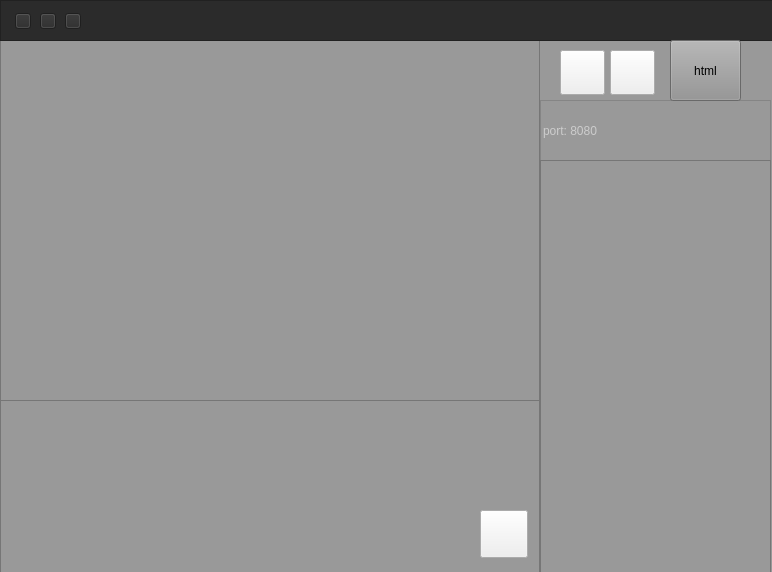
<?xml version="1.0" encoding="UTF-8"?>
<ui version="4.0">
 <class>Server</class>
 <widget class="QMainWindow" name="Server">
  <property name="geometry">
   <rect>
    <x>0</x>
    <y>0</y>
    <width>772</width>
    <height>572</height>
   </rect>
  </property>
  <property name="windowTitle">
   <string>Server</string>
  </property>
  <property name="styleSheet">
   <string notr="true">QMainWindow
{
	
	background-color: rgb(153, 153, 153);
}
#closeBt
{
	
	border-image: url(:/close.png);
}
#closeBt:hover
{
	
	border-image: url(:/close_hover.png);
}
#minBt
{
	
	border-image: url(:/min.png);
}
#minBt:hover
{
	
	border-image: url(:/min_hover.png);
}
#maxBt
{
	
	border-image: url(:/max.png);
}
#maxBt:hover
{
	
	border-image: url(:/max.png);
}
#sendmsgBt
{
border-image: url(:/send.png);
}
#sendmsgBt:hover
{

border-image: url(:/send_hover.png);
}
#connBt
{
border-image: url(:/RMS.png);
}
#connBt:hover
{
border-image: url(:/RMS_hover.png);
}
#stopBt
{
border-image: url(:/stop.png);
}
#stopBt:hover
{
border-image: url(:/stop_hover.png);
}







</string>
  </property>
  <widget class="QWidget" name="centralWidget">
   <widget class="QPushButton" name="connBt">
    <property name="geometry">
     <rect>
      <x>560</x>
      <y>50</y>
      <width>45</width>
      <height>45</height>
     </rect>
    </property>
    <property name="text">
     <string/>
    </property>
   </widget>
   <widget class="QLineEdit" name="portEdit">
    <property name="geometry">
     <rect>
      <x>540</x>
      <y>100</y>
      <width>231</width>
      <height>61</height>
     </rect>
    </property>
    <property name="styleSheet">
     <string notr="true">background-color: rgb(153, 153, 153);
color: rgb(255, 255, 255);
font: 12pt &quot;Arial Rounded MT Bold&quot;;
border:1px solid#858585
</string>
    </property>
    <property name="placeholderText">
     <string>port: 8080</string>
    </property>
   </widget>
   <widget class="QTextBrowser" name="ipBrowser">
    <property name="geometry">
     <rect>
      <x>540</x>
      <y>160</y>
      <width>231</width>
      <height>421</height>
     </rect>
    </property>
    <property name="styleSheet">
     <string notr="true">background-color: rgb(153, 153, 153);
font: 12pt &quot;Arial Rounded MT Bold&quot;;</string>
    </property>
   </widget>
   <widget class="QPushButton" name="stopBt">
    <property name="geometry">
     <rect>
      <x>610</x>
      <y>50</y>
      <width>45</width>
      <height>45</height>
     </rect>
    </property>
    <property name="text">
     <string/>
    </property>
   </widget>
   <widget class="QTextBrowser" name="msgBrowser">
    <property name="geometry">
     <rect>
      <x>0</x>
      <y>40</y>
      <width>540</width>
      <height>361</height>
     </rect>
    </property>
    <property name="styleSheet">
     <string notr="true">background-color: rgb(153, 153, 153);
font: 12pt &quot;Arial Rounded MT Bold&quot;;</string>
    </property>
    <property name="lineWrapMode">
     <enum>QTextEdit::WidgetWidth</enum>
    </property>
   </widget>
   <widget class="QTextEdit" name="sendEdit">
    <property name="geometry">
     <rect>
      <x>0</x>
      <y>400</y>
      <width>540</width>
      <height>181</height>
     </rect>
    </property>
    <property name="styleSheet">
     <string notr="true">background-color: rgb(153, 153, 153);
font: 12pt &quot;Arial Rounded MT Bold&quot;;</string>
    </property>
   </widget>
   <widget class="QFrame" name="frame">
    <property name="geometry">
     <rect>
      <x>0</x>
      <y>0</y>
      <width>781</width>
      <height>41</height>
     </rect>
    </property>
    <property name="styleSheet">
     <string notr="true">background-color: rgb(43, 43, 43);</string>
    </property>
    <property name="frameShape">
     <enum>QFrame::StyledPanel</enum>
    </property>
    <property name="frameShadow">
     <enum>QFrame::Raised</enum>
    </property>
    <widget class="QPushButton" name="closeBt">
     <property name="geometry">
      <rect>
       <x>15</x>
       <y>13</y>
       <width>16</width>
       <height>16</height>
      </rect>
     </property>
     <property name="text">
      <string/>
     </property>
    </widget>
    <widget class="QPushButton" name="minBt">
     <property name="geometry">
      <rect>
       <x>40</x>
       <y>13</y>
       <width>16</width>
       <height>16</height>
      </rect>
     </property>
     <property name="text">
      <string/>
     </property>
    </widget>
    <widget class="QPushButton" name="maxBt">
     <property name="geometry">
      <rect>
       <x>65</x>
       <y>13</y>
       <width>16</width>
       <height>16</height>
      </rect>
     </property>
     <property name="text">
      <string/>
     </property>
    </widget>
   </widget>
   <widget class="QPushButton" name="sendmsgBt">
    <property name="geometry">
     <rect>
      <x>480</x>
      <y>510</y>
      <width>48</width>
      <height>48</height>
     </rect>
    </property>
    <property name="text">
     <string/>
    </property>
    <property name="autoDefault">
     <bool>false</bool>
    </property>
    <property name="default">
     <bool>false</bool>
    </property>
    <property name="flat">
     <bool>false</bool>
    </property>
   </widget>
   <widget class="QPushButton" name="pushButton">
    <property name="geometry">
     <rect>
      <x>670</x>
      <y>40</y>
      <width>71</width>
      <height>61</height>
     </rect>
    </property>
    <property name="styleSheet">
     <string notr="true">background-color: rgb(147, 147, 147);</string>
    </property>
    <property name="text">
     <string>html</string>
    </property>
   </widget>
  </widget>
 </widget>
 <layoutdefault spacing="6" margin="11"/>
 <resources/>
 <connections/>
</ui>
